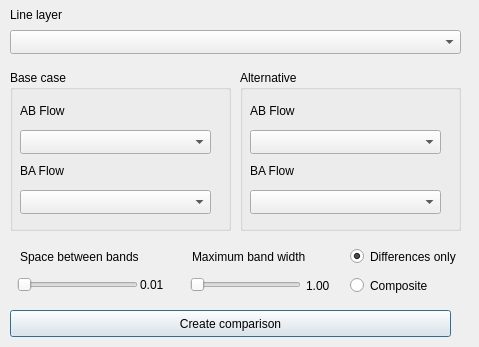
<?xml version="1.0" encoding="UTF-8"?>
<ui version="4.0">
 <class>compare_scenarios</class>
 <widget class="QDialog" name="compare_scenarios">
  <property name="geometry">
   <rect>
    <x>0</x>
    <y>0</y>
    <width>479</width>
    <height>347</height>
   </rect>
  </property>
  <property name="windowTitle">
   <string>AequilibraE - Scenario Comparison</string>
  </property>
  <widget class="QLabel" name="label">
   <property name="geometry">
    <rect>
     <x>20</x>
     <y>246</y>
     <width>131</width>
     <height>21</height>
    </rect>
   </property>
   <property name="text">
    <string>Space between bands</string>
   </property>
  </widget>
  <widget class="QLabel" name="label_2">
   <property name="geometry">
    <rect>
     <x>192</x>
     <y>246</y>
     <width>131</width>
     <height>21</height>
    </rect>
   </property>
   <property name="text">
    <string>Maximum band width</string>
   </property>
  </widget>
  <widget class="QSlider" name="slider_spacer">
   <property name="geometry">
    <rect>
     <x>17</x>
     <y>276</y>
     <width>121</width>
     <height>18</height>
    </rect>
   </property>
   <property name="maximum">
    <number>100</number>
   </property>
   <property name="orientation">
    <enum>Qt::Horizontal</enum>
   </property>
  </widget>
  <widget class="QSlider" name="slider_band_size">
   <property name="geometry">
    <rect>
     <x>190</x>
     <y>276</y>
     <width>111</width>
     <height>18</height>
    </rect>
   </property>
   <property name="orientation">
    <enum>Qt::Horizontal</enum>
   </property>
  </widget>
  <widget class="QgsMapLayerComboBox" name="mMapLayerComboBox">
   <property name="geometry">
    <rect>
     <x>10</x>
     <y>30</y>
     <width>451</width>
     <height>24</height>
    </rect>
   </property>
  </widget>
  <widget class="QLabel" name="label_3">
   <property name="geometry">
    <rect>
     <x>10</x>
     <y>4</y>
     <width>131</width>
     <height>21</height>
    </rect>
   </property>
   <property name="text">
    <string>Line layer</string>
   </property>
  </widget>
  <widget class="QPushButton" name="but_run">
   <property name="geometry">
    <rect>
     <x>10</x>
     <y>310</y>
     <width>441</width>
     <height>27</height>
    </rect>
   </property>
   <property name="text">
    <string>Create comparison</string>
   </property>
  </widget>
  <widget class="QLabel" name="lbl_width">
   <property name="geometry">
    <rect>
     <x>306</x>
     <y>275</y>
     <width>31</width>
     <height>21</height>
    </rect>
   </property>
   <property name="text">
    <string>1.00</string>
   </property>
  </widget>
  <widget class="QLabel" name="lbl_space">
   <property name="geometry">
    <rect>
     <x>140</x>
     <y>274</y>
     <width>31</width>
     <height>21</height>
    </rect>
   </property>
   <property name="text">
    <string>0.01</string>
   </property>
  </widget>
  <widget class="QRadioButton" name="radio_diff">
   <property name="geometry">
    <rect>
     <x>350</x>
     <y>248</y>
     <width>121</width>
     <height>17</height>
    </rect>
   </property>
   <property name="text">
    <string>Differences only</string>
   </property>
   <property name="checked">
    <bool>true</bool>
   </property>
  </widget>
  <widget class="QRadioButton" name="radio_compo">
   <property name="geometry">
    <rect>
     <x>350</x>
     <y>277</y>
     <width>111</width>
     <height>17</height>
    </rect>
   </property>
   <property name="text">
    <string>Composite</string>
   </property>
  </widget>
  <widget class="QGroupBox" name="groupBox">
   <property name="geometry">
    <rect>
     <x>10</x>
     <y>70</y>
     <width>221</width>
     <height>161</height>
    </rect>
   </property>
   <property name="title">
    <string>Base case</string>
   </property>
   <widget class="QgsFieldComboBox" name="ba_FieldComboBoxBase">
    <property name="geometry">
     <rect>
      <x>10</x>
      <y>120</y>
      <width>191</width>
      <height>24</height>
     </rect>
    </property>
   </widget>
   <widget class="QgsFieldComboBox" name="ab_FieldComboBoxBase">
    <property name="geometry">
     <rect>
      <x>10</x>
      <y>60</y>
      <width>191</width>
      <height>24</height>
     </rect>
    </property>
   </widget>
   <widget class="QLabel" name="label_5">
    <property name="geometry">
     <rect>
      <x>10</x>
      <y>90</y>
      <width>131</width>
      <height>21</height>
     </rect>
    </property>
    <property name="text">
     <string>BA Flow</string>
    </property>
   </widget>
   <widget class="QLabel" name="label_6">
    <property name="geometry">
     <rect>
      <x>10</x>
      <y>30</y>
      <width>131</width>
      <height>21</height>
     </rect>
    </property>
    <property name="text">
     <string>AB Flow</string>
    </property>
   </widget>
  </widget>
  <widget class="QGroupBox" name="groupBox_2">
   <property name="geometry">
    <rect>
     <x>240</x>
     <y>70</y>
     <width>221</width>
     <height>161</height>
    </rect>
   </property>
   <property name="title">
    <string>Alternative</string>
   </property>
   <widget class="QgsFieldComboBox" name="ba_FieldComboBoxAlt">
    <property name="geometry">
     <rect>
      <x>10</x>
      <y>120</y>
      <width>191</width>
      <height>24</height>
     </rect>
    </property>
   </widget>
   <widget class="QgsFieldComboBox" name="ab_FieldComboBoxAlt">
    <property name="geometry">
     <rect>
      <x>10</x>
      <y>60</y>
      <width>191</width>
      <height>24</height>
     </rect>
    </property>
   </widget>
   <widget class="QLabel" name="label_9">
    <property name="geometry">
     <rect>
      <x>10</x>
      <y>90</y>
      <width>131</width>
      <height>21</height>
     </rect>
    </property>
    <property name="text">
     <string>BA Flow</string>
    </property>
   </widget>
   <widget class="QLabel" name="label_10">
    <property name="geometry">
     <rect>
      <x>10</x>
      <y>30</y>
      <width>131</width>
      <height>21</height>
     </rect>
    </property>
    <property name="text">
     <string>AB Flow</string>
    </property>
   </widget>
  </widget>
 </widget>
 <customwidgets>
  <customwidget>
   <class>QgsFieldComboBox</class>
   <extends>QComboBox</extends>
   <header>qgsfieldcombobox.h</header>
  </customwidget>
  <customwidget>
   <class>QgsMapLayerComboBox</class>
   <extends>QComboBox</extends>
   <header>qgsmaplayercombobox.h</header>
  </customwidget>
 </customwidgets>
 <resources/>
 <connections/>
</ui>
